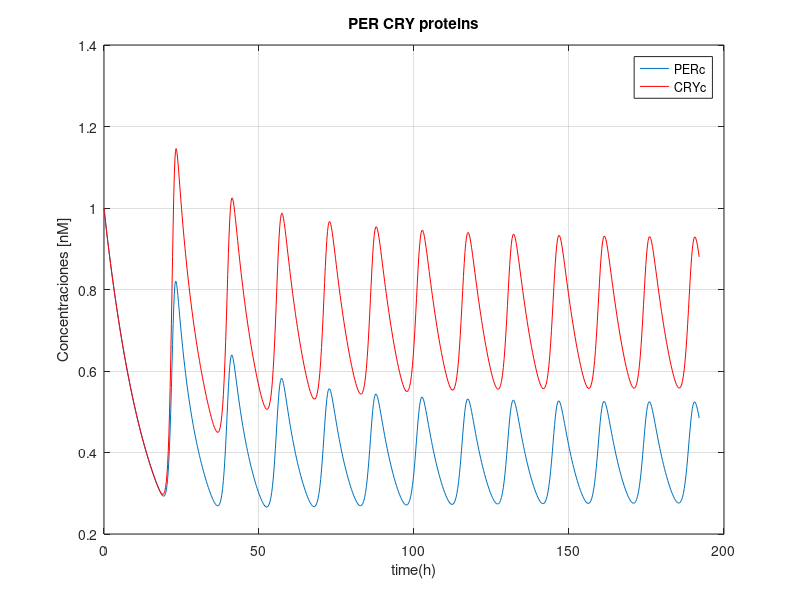
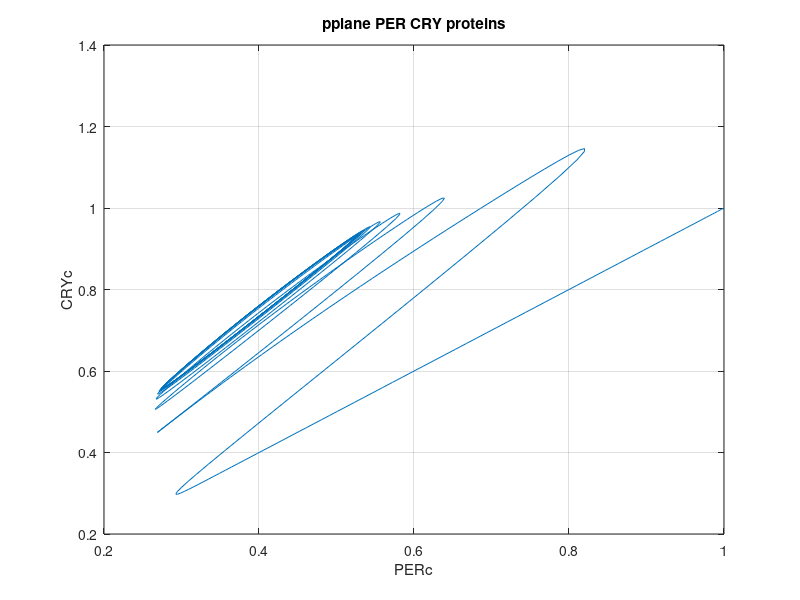

Recreate these plots in MATLAB, in order.
%Comet-Bernot --> 8 variable reduced circadian rhythm model
%per_cito Pc=x(1); cry_cito Cc=x(2); complex_cito PCc=x(3);
%complex_nucl PCn=x(4);per_cito-phos Pcp=x(5); cry_cito-phos Ccp=x(6);
%complex_cito-phos;PCcp=x(7);complex_nuc-phos PCnp=x(8)
K=0.01; n=10; v1=1.7; v2=2.5; k1=0.08; k2=0.06;
k3=0.08; k4=0.06; kd1=0.05; kd2=0.05;kd3=0.05;
kd4=0.30;v1p=0.01;v1c=0.01;v2p=0.3;v2c=0.1;v1pc=0.4;
v2pc=0.1;v3pc=0.4;v4pc=0.2;vdpc=0.7;kdn=0.01;
vdcc=0.7;vdpcc=0.7;vdpcn=0.7;kd=0.3;kp=5;kdp=5;

F = @(t,x) [v1*(K^n)/((K^n)+x(4)^n)-v1p*x(1)/(kp+x(1))+v2p*x(5)/(kdp+x(5))-k3*x(1)*x(2)+k4*x(3)-kd1*x(1)...(1)
    ;v2*(K^n)/((K^n)+x(4)^n)-v1c*x(2)/(kp+x(2))+v2c*x(6)/(kdp+x(6))-k3*x(1)*x(2)+k4*x(3)-kd2*x(2)...(2)
    ;-v1pc*x(3)/(kp+x(4))+v2c*x(7)/(kdp+x(7))+k3*x(1)*x(2)-(k4+k1+kd3)*x(3)+k2*x(4)...(3)
    ;-v3pc*x(4)/(kp+x(4))+v4pc*x(8)/(kdp+x(8))+k1*x(3)-(k2+kd4)*x(4)...(4)
    ;v1p*x(1)/(kp+x(1))-v2p*x(5)/(kdp+x(5))-vdpc*x(5)/(kd+x(5))-kdn*x(5)...(5)
    ;v1c*x(2)/(kp+x(2))-v2c*x(6)/(kdp+x(6))-vdcc*x(6)/(kd+x(6))-kdn*x(6)...(6)
    ;v1pc*x(3)/(kp+x(3))-v2pc*x(7)/(kdp+x(7))-vdpcc*x(7)/(kd+x(7))-kdn*x(7)...(7)
    ;v3pc*x(4)/(kp+x(4))-v4pc*x(8)/(kdp+x(8))-vdpcn*x(8)/(kd+x(8))-kdn*x(8)];%(8)
[t,xa] = ode45(F,[0 192],[1 1 1 1 0 0 0 0]);

figure(1);
plot(t,xa(:,1));
hold on;
plot(t,xa(:,2),'r');
hold on;
legend('PERc','CRYc','Location','best');
title('PER CRY proteins');
xlabel('time(h)'), ylabel('Concentraciones [nM]');
grid on
figure(2);
plot(xa(:,1),xa(:,2));
hold on;
title('pplane PER CRY proteins');
xlabel('PERc'), ylabel('CRYc');
grid on
